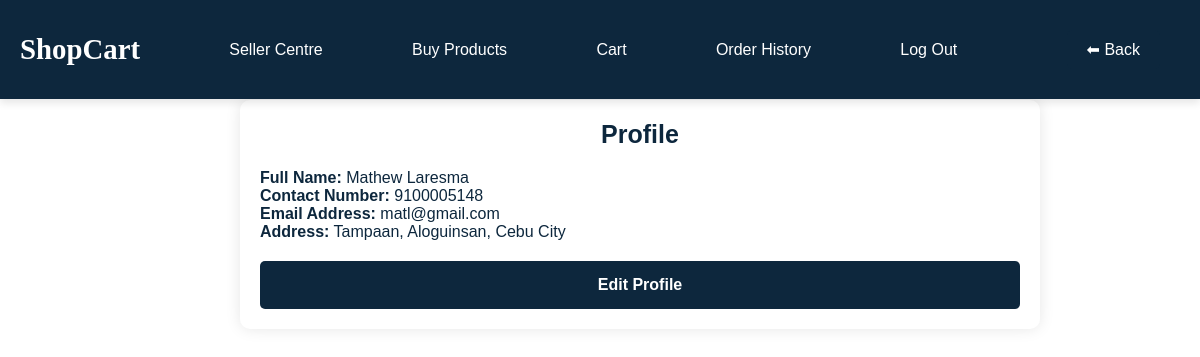
Screenshot of /Buyer/buyer_profile.php (signed in) with the database file from the repository.
### tables this page shows
CREATE TABLE `buyers` (
  `id` int(11) NOT NULL,
  `fname` varchar(50) NOT NULL,
  `lname` varchar(50) NOT NULL,
  `email` varchar(30) NOT NULL,
  `password` varchar(255) NOT NULL,
  `contact_number` varchar(12) NOT NULL,
  `address` varchar(200) NOT NULL
);

### Classes/Buyer.php (called while the page is built, shortened)
<?php
class Buyer extends User{
    private $db;
    private $buyer_id;
    public function __construct($db, $buyer_id = 0) {
        $this->db = $db;
        $this->buyer_id = $buyer_id;
    }
    public function getProfileDetails() {
        $query = "SELECT fname, lname, contact_number, email, address FROM buyers WHERE id = ?";
        $stmt = mysqli_prepare($this->db, $query);
        mysqli_stmt_bind_param($stmt, "i", $this->buyer_id);
        mysqli_stmt_execute($stmt);
        mysqli_stmt_bind_result($stmt, $fname, $lname, $contact_number, $email, $address);
        return [
            'name' => htmlspecialchars($fname) . ' ' . htmlspecialchars($lname),
            'contact_number' => htmlspecialchars($contact_number),
            'email' => htmlspecialchars($email),
            'address' => htmlspecialchars($address),
        ];
    }
    public function isProfileComplete($profileDetails) {
        return $profileDetails['name'] && $profileDetails['contact_number'] && $profileDetails['email'] && $profileDetails['address'];
    }
}
?>

### Buyer/buyer_profile.php (the view, shortened to what this page needs)
<?php
require_once __DIR__ . "/../Classes/Buyer.php";
$buyer_id = $_SESSION['buyer_id'];
$buyer = new Buyer($connect, $buyer_id);
$buyerDetails = $buyer->getProfileDetails();
$buyer->displayProfileDetails($buyerDetails);
$is_profile_complete = $buyerDetails !== null && $buyer->isProfileComplete($buyerDetails);
?>
<!DOCTYPE html>
<html lang="en">
<head>
   <link rel="stylesheet" href="https://cdnjs.cloudflare.com/ajax/libs/font-awesome/6.0.0/css/all.min.css">
   <link rel="stylesheet" href="../css/profile.css">
</head>
<body>
<div class="topnav">
    <h1><span>ShopCart</span></h1>
    <a href="../Seller/seller_sign_up.php">Seller Centre</a>
    <a href="buyer_page.php">Buy Products</a>
    <a href="cart.php">Cart</a>
    <a href="order_history.php" name="order_history">Order History</a>
    <a href="../log_out.php" name="log_out">Log Out</a>
<div style="margin: 20px;">
    <?php
    if (isset($_SERVER['HTTP_REFERER'])) {
        $previousPage = $_SERVER['HTTP_REFERER'];
        echo '<a href="' . htmlspecialchars($previousPage) . '" class="back-button">⬅ Back</a>';
    } else {
        echo '<a href="#" class="back-button disabled">⬅ Back</a>';
    }
    ?>
</div>
</div>
<?php if (!$is_profile_complete): ?>
    <?php
    header("Location: edit_buyer_profile.php");
    exit();
    ?>
<?php else: ?>
    <div class="container">
    <div class="profile-details">
        <center><div class="heading">Profile</div></center>
        <p><strong>Full Name:</strong> <?= htmlspecialchars($buyerDetails['name']) ?></p>
        <p><strong>Contact Number:</strong> <?= htmlspecialchars($buyerDetails['contact_number']) ?></p>
        <p><strong>Email Address:</strong> <?= htmlspecialchars($buyerDetails['email']) ?></p>
        <p><strong>Address:</strong> <?= htmlspecialchars($buyerDetails['address']) ?></p>
    </div>
    <div style="margin-top: 20px;">
        <a href="edit_buyer_profile.php" class="btn">Edit Profile</a>
    </div>
    </div>
<?php endif; ?>
</body>
</html>

### css/profile.css (style rules this page uses)
* { margin: 0; padding: 0; box-sizing: border-box; font-family: 'Arial', sans-serif; }
body { animation: transitionIn 1s; background-image: linear-gradientrgba(255, 255, 255, 0.75); background-size: cover; width: 90%; background-attachment: fixed; height: 100vh; margin: 100px 100px; }
.topnav { background-color: #0d273d; color: #fff; display: flex; justify-content: space-between; align-items: center; width: 100%; box-shadow: 0px 4px 8px rgba(0, 0, 0, 0.1); position: fixed; z-index: 1000; padding: 10px 20px; top: 0; left: 0; margin: 0; }
.topnav h1 { font-size: 1.8rem; margin: 10px 0; }
.topnav h1 span { color: #ffffff; font-weight: bold; font-family: Georgia, 'Times New Roman', Times, serif; margin: 10px 0; }
.topnav a { color: #fff; margin-left: 20px; text-decoration: none; font-size: 1rem; }
.back-button { padding: 10px 20px; background-color: #0d273d; color: white; text-decoration: none; font-size: 16px; border-radius: 5px; font-family: Arial, sans-serif; display: inline-block; cursor: pointer; }
.container { max-width: 800px; width: 100%; margin: 20px auto; padding: 20px; background-color: white; border-radius: 10px; box-shadow: 0 0 15px rgba(0, 0, 0, 0.1); }
.heading { display: inline-block; margin-bottom: 20px; font-size: 25px; color: #0d273d; font-weight: bold; }
p { color: #0d273d; }
.btn { display: inline-block; width: 100%; padding: 15px; background-color: #0d273d; color: white; border: none; border-radius: 5px; font-size: 1rem; font-weight: bold; cursor: pointer; transition: background-color 0.3s; text-align: center; text-decoration: none; }

### rows the page displays
buyers: contact_number "9100005148", email "matl@gmail.com", address "Tampaan, Aloguinsan, Cebu City"

### other values shown
$buyerDetails['name'] "Mathew Laresma"
